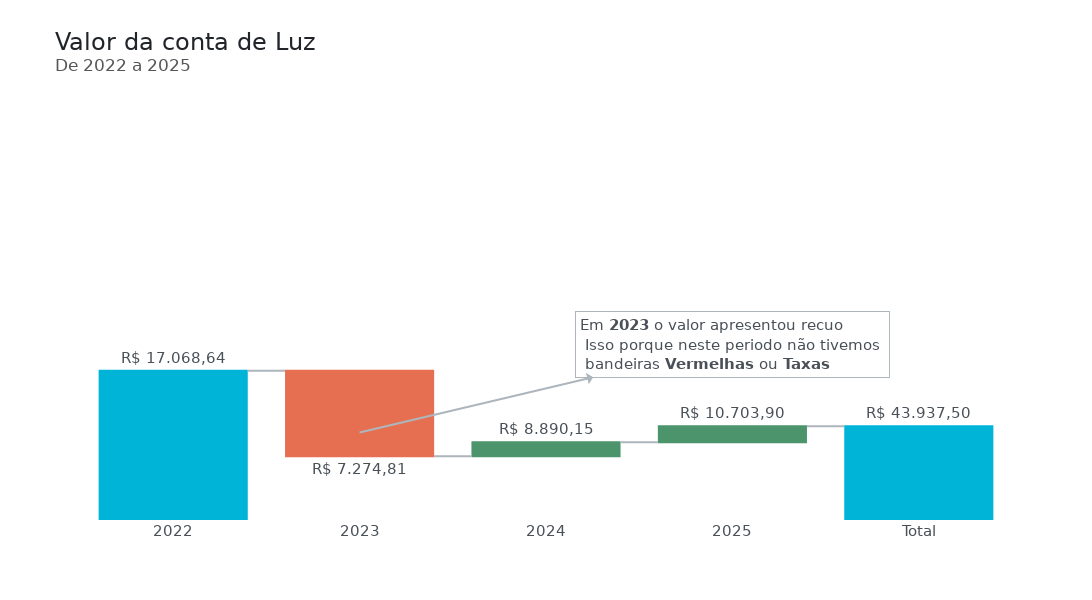

Here is the notebook cell this chart was saved with:
### Code cell
## Configurando o gráfico com parâmetros que potencializam a visualização dos dados

# Importando as bibliotecas
import plotly.graph_objects as go
import numpy as np

# --- Correção fundamental ---
df_luz_anos_casc.loc[df_luz_anos_casc["ano"] == "Total", "Variação"] = \
    df_luz_anos_casc.loc[df_luz_anos_casc["ano"] == "Total", "Valor"]

# Gerando o gráfico de cascata
fig = go.Figure(
                go.Waterfall(name = "", orientation = "v", measure = df_luz_anos_casc["Medidas"],
                             y = df_luz_anos_casc["Variação"], text = df_luz_anos_casc["Valor (texto)"],
                             textposition = "outside",
                             connector_line = dict(color = CINZA3),
                             totals_marker = dict(color = AZUL3),
                             increasing_marker = dict(color = VERDE1),
                             decreasing_marker = dict(color = VERMELHO1)
                             )
                )

# Personalizando o gráfico
fig.update_layout(width=1300, height=600, font_family = 'DejaVu Sans', font_size=15,
                  font_color= CINZA2, title_font_color= CINZA1, title_font_size=24,
                  title_text='Valor da conta de Luz' +
                             '<br><sup size=1 style="color:#555655">De 2022 a 2025 </sup>',
                  plot_bgcolor= BRANCO, yaxis_range=[0,48000])

# Retirando os ticks do eixo y
fig.update_yaxes(showticklabels=False)

# Ajustando o eixo x para receber o Total
fig.update_xaxes(tickmode='array', tickvals=np.arange(0,12), ticktext=df_luz_anos_casc["ano"])

# Dados ao passar o mouse
fig.update_traces(hovertemplate = "<b>%{x}</b> = %{text}")

fig.add_annotation(text="Em <b>2023</b> o valor apresentou recuo <br> Isso porque neste periodo não tivemos <br> bandeiras <b>Vermelhas</b> ou <b>Taxas</b> ",
                   align="left", axref = 'x', ayref='y', x=1, y=10000, ax=3, ay=20100,
                   arrowhead=1, arrowside = "start", showarrow=True, arrowwidth=2, arrowcolor=CINZA3,
                   bordercolor= CINZA3, borderwidth=1, borderpad=4)


fig.show()

### Figure 1 — Plotly figure (JSON) as saved in the notebook; plotly's stock layout.template omitted (floating-point values rounded to 4 significant figures)
{"data": [{"connector": {"line": {"color": "#adb5bd"}}, "decreasing": {"marker": {"color": "#e76f51"}}, "hovertemplate": "<b>%{x}</b> = %{text}", "increasing": {"marker": {"color": "#4c956c"}}, "measure": ["absolute", "relative", "relative", "relative", "total"], "name": "", "orientation": "v", "text": ["R$ 17.068,64", "R$ 7.274,81", "R$ 8.890,15", "R$ 10.703,90", "R$ 43.937,50"], "textposition": "outside", "totals": {"marker": {"color": "#00b4d8"}}, "type": "waterfall", "y": [17070.0, -9794.0, 1615.0, 1814.0, 43940.0]}], "layout": {"annotations": [{"align": "left", "arrowcolor": "#adb5bd", "arrowhead": 1, "arrowside": "start", "arrowwidth": 2, "ax": 3, "axref": "x", "ay": 20100, "ayref": "y", "bordercolor": "#adb5bd", "borderpad": 4, "borderwidth": 1, "showarrow": true, "text": "Em <b>2023</b> o valor apresentou recuo <br> Isso porque neste periodo não tivemos <br> bandeiras <b>Vermelhas</b> ou <b>Taxas</b> ", "x": 1, "y": 10000}], "font": {"color": "#495057", "family": "DejaVu Sans", "size": 15}, "height": 600, "plot_bgcolor": "#FFFFFF", "title": {"font": {"color": "#212529", "size": 24}, "text": "Valor da conta de Luz<br><sup size=1 style=\"color:#555655\">De 2022 a 2025 </sup>"}, "width": 1300, "xaxis": {"tickmode": "array", "ticktext": [2022, 2023, 2024, 2025, "Total"], "tickvals": [0, 1, 2, 3, 4, 5, 6, 7, 8, 9, 10, 11]}, "yaxis": {"range": [0, 48000], "showticklabels": false}}}
